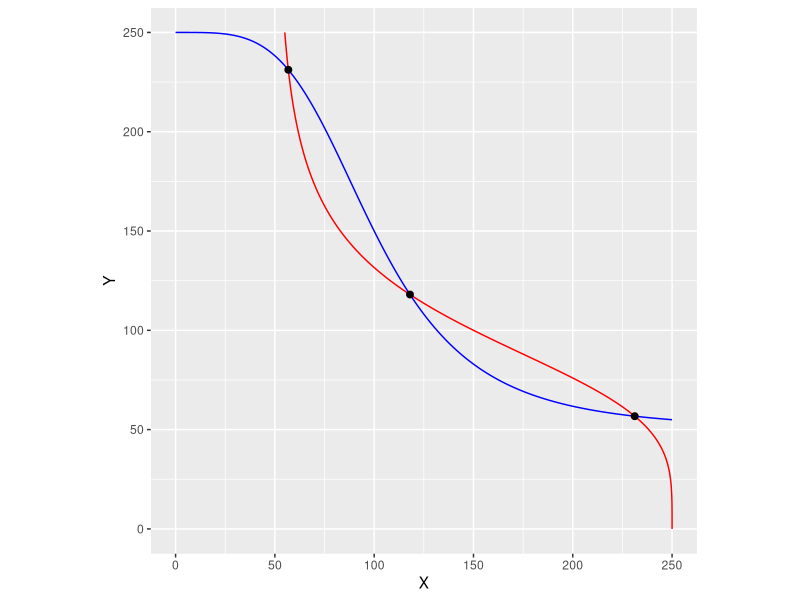
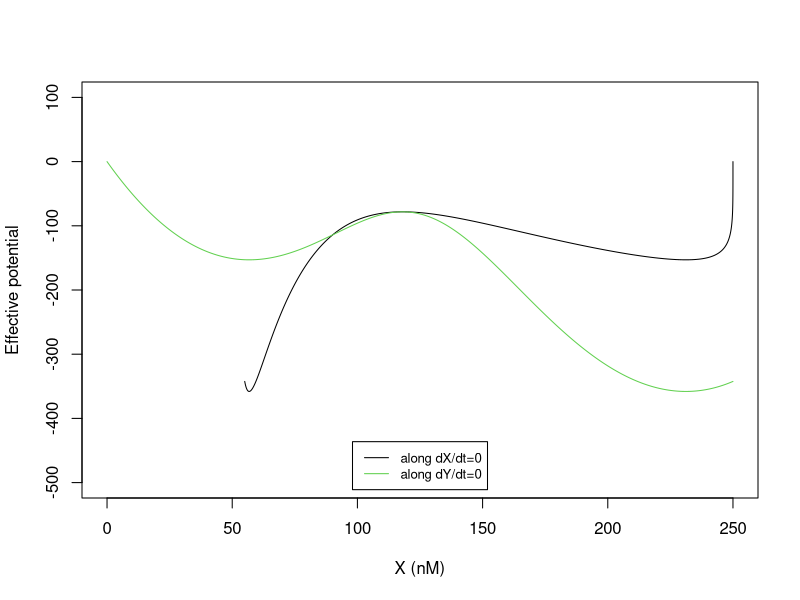
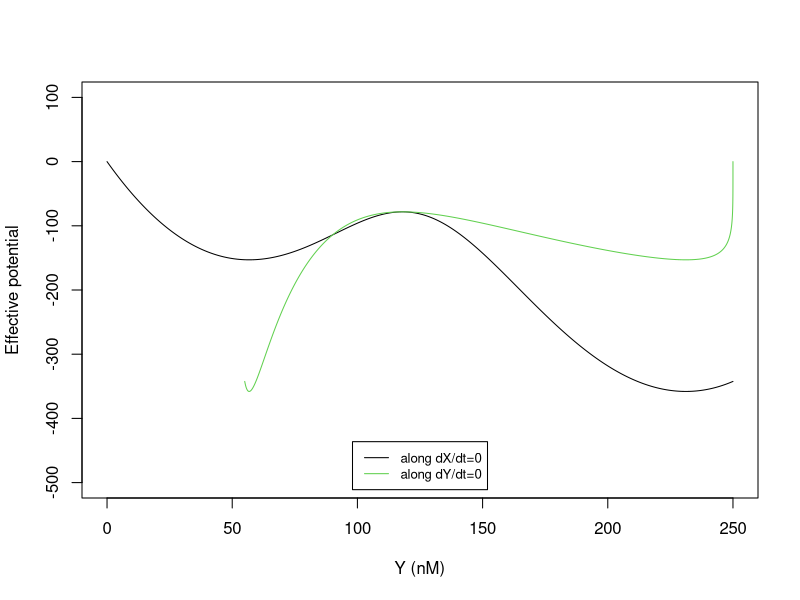

Reproduce these figures in R, in order.
## ---- chunk 1
#| fig-width: 5
#| fig-height: 5
#| out-width: "55%"
#| message: false
library(ggplot2)
# symmetric toggle switch
derivs_ts <- function(t, Xs) {
  c(5 + 20 / (1 + (Xs[2] / 100)^4) - 0.1 * Xs[1],
    5 + 20 / (1 + (Xs[1] / 100)^4) - 0.1 * Xs[2])
}

# nullclines by separation of variables (as in Part 3A)
null_fx <- function(gX, X_range, Y_range) {                   # dX/dt = 0
  Y_all <- seq(Y_range[1], Y_range[2], length.out = 1000)
  cbind(X = (5 + gX / (1 + (Y_all / 100)^4)) / 0.1, Y = Y_all)
}
null_fy <- function(gY, X_range, Y_range) {                   # dY/dt = 0
  X_all <- seq(X_range[1], X_range[2], length.out = 1000)
  cbind(X = X_all, Y = (5 + gY / (1 + (X_all / 100)^4)) / 0.1)
}

X_range <- c(0, 250); Y_range <- c(0, 250)
null1 <- null_fx(20, X_range, Y_range)
null2 <- null_fy(20, X_range, Y_range)
ss <- data.frame(X = c(56.76438, 118.02210, 231.18787),   # steady states (Part 3B/3C)
                 Y = c(231.18787, 118.02210, 56.76438))

ggplot() +
  geom_path(data = as.data.frame(null1), aes(X, Y), color = "red") +
  geom_path(data = as.data.frame(null2), aes(X, Y), color = "blue") +
  geom_point(data = ss, aes(X, Y), size = 2) +
  coord_fixed(xlim = c(0, 250), ylim = c(0, 250))
## ---- chunk 2
# trapezoidal line integral of (-f_X, -f_Y) along an arbitrary path `line`
cal_int_2D_line <- function(line, derivs) {
  ntot <- nrow(line); U <- numeric(ntot)
  for (i in 1:(ntot - 1)) {
    dx <- line[i + 1, 1] - line[i, 1]; dy <- line[i + 1, 2] - line[i, 2]
    di  <- derivs(0, line[i, ]); di1 <- derivs(0, line[i + 1, ])
    U[i + 1] <- U[i] - (di[1] + di1[1]) / 2 * dx - (di[2] + di1[2]) / 2 * dy
  }
  cbind(line, U = U)
}

U1 <- cal_int_2D_line(null1, derivs_ts)   # along dX/dt = 0
U2 <- cal_int_2D_line(null2, derivs_ts)   # along dY/dt = 0

plot(U1[, 1], U1[, 3], type = "l", col = 1, xlab = "X (nM)", ylab = "Effective potential",
     xlim = c(0, 250), ylim = c(-500, 100))
lines(U2[, 1], U2[, 3], col = 3)
legend("bottom", inset = 0.02, legend = c("along dX/dt=0", "along dY/dt=0"),
       col = c(1, 3), lty = 1, cex = 0.8)

plot(U1[, 2], U1[, 3], type = "l", col = 1, xlab = "Y (nM)", ylab = "Effective potential",
     xlim = c(0, 250), ylim = c(-500, 100))
lines(U2[, 2], U2[, 3], col = 3)
legend("bottom", inset = 0.02, legend = c("along dX/dt=0", "along dY/dt=0"),
       col = c(1, 3), lty = 1, cex = 0.8)
